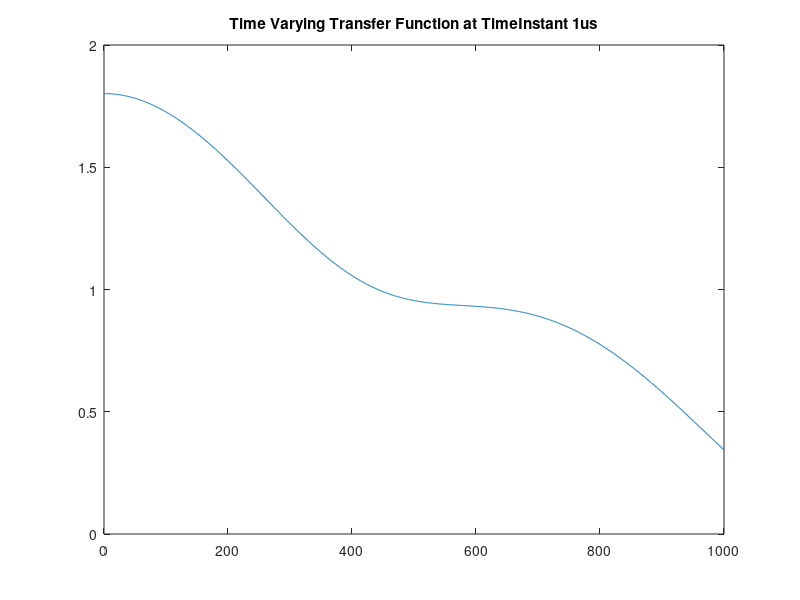

This figure's MATLAB source:
clc;
close all;
clear all;

%rate at which delay changes%
tau0 = 0;
t0=1;
nop=4;
beta = rand(1, nop);
tauj = (rand(1, nop)*2 - 1);
comp_t0 = [];
z=1;
t1 = 1;
for f=0:0.001:1
    temp =0;
    temp1 =0;
    for p=1:1:nop
        temp1 = temp1+beta(p)*exp(-1j*2*pi*f*tau0)*exp(-1j*2*pi*f*tauj(p)*t0);
    end
    comp_t0 = [comp_t0 temp1];
end
 
figure
plot((0:(1/1000):1)*1000,abs(comp_t0));
title('Time Varying Transfer Function at TimeInstant 1us');
